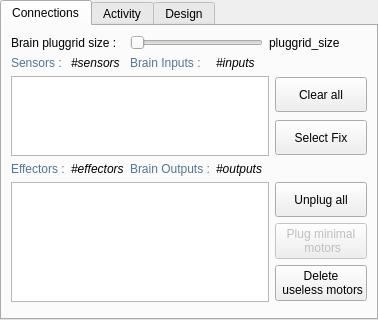
<?xml version="1.0" encoding="UTF-8"?>
<ui version="4.0">
 <class>BrainPropertiesController</class>
 <widget class="QWidget" name="BrainPropertiesController">
  <property name="geometry">
   <rect>
    <x>0</x>
    <y>0</y>
    <width>361</width>
    <height>320</height>
   </rect>
  </property>
  <property name="windowTitle">
   <string>Form</string>
  </property>
  <layout class="QGridLayout" name="gridLayout">
   <property name="margin">
    <number>0</number>
   </property>
   <item row="0" column="0">
    <widget class="QTabWidget" name="tabWidget">
     <property name="maximumSize">
      <size>
       <width>16777215</width>
       <height>320</height>
      </size>
     </property>
     <property name="currentIndex">
      <number>0</number>
     </property>
     <widget class="QWidget" name="tabInOut">
      <attribute name="icon">
       <iconset resource="../../../ressources/ressources.qrc">
        <normaloff>:/img/icons/brain_connections</normaloff>:/img/icons/brain_connections</iconset>
      </attribute>
      <attribute name="title">
       <string>Connections</string>
      </attribute>
      <layout class="QGridLayout" name="gridLayout_3">
       <item row="1" column="1">
        <widget class="QLabel" name="label_4">
         <property name="styleSheet">
          <string notr="true">color: rgb(81, 119, 145);</string>
         </property>
         <property name="text">
          <string>Sensors :</string>
         </property>
        </widget>
       </item>
       <item row="1" column="2">
        <widget class="QLabel" name="lNbrSensors">
         <property name="font">
          <font>
           <italic>true</italic>
          </font>
         </property>
         <property name="text">
          <string>#sensors</string>
         </property>
        </widget>
       </item>
       <item row="2" column="1" rowspan="2" colspan="5">
        <widget class="QListWidget" name="lwSensors">
         <property name="minimumSize">
          <size>
           <width>0</width>
           <height>80</height>
          </size>
         </property>
         <property name="whatsThis">
          <string>&lt;!DOCTYPE HTML PUBLIC &quot;-//W3C//DTD HTML 4.0//EN&quot; &quot;http://www.w3.org/TR/REC-html40/strict.dtd&quot;&gt;
&lt;html&gt;&lt;head&gt;&lt;meta name=&quot;qrichtext&quot; content=&quot;1&quot; /&gt;&lt;style type=&quot;text/css&quot;&gt;
p, li { white-space: pre-wrap; }
&lt;/style&gt;&lt;/head&gt;&lt;body style=&quot; font-family:'MS Shell Dlg 2'; font-size:8.25pt; font-weight:400; font-style:normal;&quot;&gt;
&lt;p style=&quot; margin-top:0px; margin-bottom:0px; margin-left:0px; margin-right:0px; -qt-block-indent:0; text-indent:0px;&quot;&gt;&lt;span style=&quot; font-weight:600;&quot;&gt;All sensors list&lt;/span&gt;&lt;/p&gt;
&lt;p style=&quot;-qt-paragraph-type:empty; margin-top:0px; margin-bottom:0px; margin-left:0px; margin-right:0px; -qt-block-indent:0; text-indent:0px;&quot;&gt;&lt;/p&gt;
&lt;p style=&quot; margin-top:0px; margin-bottom:0px; margin-left:0px; margin-right:0px; -qt-block-indent:0; text-indent:0px;&quot;&gt;This list shows you all sensors of the selected entity&lt;/p&gt;&lt;/body&gt;&lt;/html&gt;</string>
         </property>
        </widget>
       </item>
       <item row="2" column="6">
        <widget class="QPushButton" name="pbClearSensors">
         <property name="enabled">
          <bool>true</bool>
         </property>
         <property name="minimumSize">
          <size>
           <width>0</width>
           <height>35</height>
          </size>
         </property>
         <property name="whatsThis">
          <string>&lt;!DOCTYPE HTML PUBLIC &quot;-//W3C//DTD HTML 4.0//EN&quot; &quot;http://www.w3.org/TR/REC-html40/strict.dtd&quot;&gt;
&lt;html&gt;&lt;head&gt;&lt;meta name=&quot;qrichtext&quot; content=&quot;1&quot; /&gt;&lt;style type=&quot;text/css&quot;&gt;
p, li { white-space: pre-wrap; }
&lt;/style&gt;&lt;/head&gt;&lt;body style=&quot; font-family:'MS Shell Dlg 2'; font-size:8.25pt; font-weight:400; font-style:normal;&quot;&gt;
&lt;p style=&quot; margin-top:0px; margin-bottom:0px; margin-left:0px; margin-right:0px; -qt-block-indent:0; text-indent:0px;&quot;&gt;&lt;span style=&quot; font-size:8pt; font-weight:600;&quot;&gt;Delete all sensors of the entity&lt;/span&gt;&lt;/p&gt;
&lt;p style=&quot;-qt-paragraph-type:empty; margin-top:0px; margin-bottom:0px; margin-left:0px; margin-right:0px; -qt-block-indent:0; text-indent:0px; font-size:8pt;&quot;&gt;&lt;/p&gt;
&lt;p style=&quot; margin-top:0px; margin-bottom:0px; margin-left:0px; margin-right:0px; -qt-block-indent:0; text-indent:0px;&quot;&gt;&lt;span style=&quot; font-size:8pt;&quot;&gt;Then, the activity of the brain will be null.&lt;/span&gt;&lt;/p&gt;&lt;/body&gt;&lt;/html&gt;</string>
         </property>
         <property name="text">
          <string>Clear all</string>
         </property>
        </widget>
       </item>
       <item row="3" column="6">
        <widget class="QPushButton" name="pbSelectFixation">
         <property name="minimumSize">
          <size>
           <width>0</width>
           <height>35</height>
          </size>
         </property>
         <property name="whatsThis">
          <string>&lt;!DOCTYPE HTML PUBLIC &quot;-//W3C//DTD HTML 4.0//EN&quot; &quot;http://www.w3.org/TR/REC-html40/strict.dtd&quot;&gt;
&lt;html&gt;&lt;head&gt;&lt;meta name=&quot;qrichtext&quot; content=&quot;1&quot; /&gt;&lt;style type=&quot;text/css&quot;&gt;
p, li { white-space: pre-wrap; }
&lt;/style&gt;&lt;/head&gt;&lt;body style=&quot; font-family:'MS Shell Dlg 2'; font-size:8.25pt; font-weight:400; font-style:normal;&quot;&gt;
&lt;p style=&quot; margin-top:0px; margin-bottom:0px; margin-left:0px; margin-right:0px; -qt-block-indent:0; text-indent:0px;&quot;&gt;&lt;span style=&quot; font-weight:600;&quot;&gt;Select the selected fixation in the list&lt;/span&gt;&lt;/p&gt;
&lt;p style=&quot;-qt-paragraph-type:empty; margin-top:0px; margin-bottom:0px; margin-left:0px; margin-right:0px; -qt-block-indent:0; text-indent:0px; font-weight:600;&quot;&gt;&lt;/p&gt;
&lt;p style=&quot; margin-top:0px; margin-bottom:0px; margin-left:0px; margin-right:0px; -qt-block-indent:0; text-indent:0px;&quot;&gt;Then, you can edit it.&lt;/p&gt;&lt;/body&gt;&lt;/html&gt;</string>
         </property>
         <property name="text">
          <string>Select Fix</string>
         </property>
        </widget>
       </item>
       <item row="4" column="1">
        <widget class="QLabel" name="label_6">
         <property name="styleSheet">
          <string notr="true">color: rgb(81, 119, 145);</string>
         </property>
         <property name="text">
          <string>Effectors :</string>
         </property>
        </widget>
       </item>
       <item row="5" column="1" colspan="5">
        <widget class="QListWidget" name="lwEffectors">
         <property name="sizePolicy">
          <sizepolicy hsizetype="Expanding" vsizetype="Fixed">
           <horstretch>0</horstretch>
           <verstretch>0</verstretch>
          </sizepolicy>
         </property>
         <property name="maximumSize">
          <size>
           <width>16777215</width>
           <height>120</height>
          </size>
         </property>
         <property name="whatsThis">
          <string>&lt;!DOCTYPE HTML PUBLIC &quot;-//W3C//DTD HTML 4.0//EN&quot; &quot;http://www.w3.org/TR/REC-html40/strict.dtd&quot;&gt;
&lt;html&gt;&lt;head&gt;&lt;meta name=&quot;qrichtext&quot; content=&quot;1&quot; /&gt;&lt;style type=&quot;text/css&quot;&gt;
p, li { white-space: pre-wrap; }
&lt;/style&gt;&lt;/head&gt;&lt;body style=&quot; font-family:'MS Shell Dlg 2'; font-size:8.25pt; font-weight:400; font-style:normal;&quot;&gt;
&lt;p style=&quot; margin-top:0px; margin-bottom:0px; margin-left:0px; margin-right:0px; -qt-block-indent:0; text-indent:0px;&quot;&gt;&lt;span style=&quot; font-weight:600;&quot;&gt;All effectors list&lt;/span&gt;&lt;/p&gt;
&lt;p style=&quot;-qt-paragraph-type:empty; margin-top:0px; margin-bottom:0px; margin-left:0px; margin-right:0px; -qt-block-indent:0; text-indent:0px;&quot;&gt;&lt;/p&gt;
&lt;p style=&quot; margin-top:0px; margin-bottom:0px; margin-left:0px; margin-right:0px; -qt-block-indent:0; text-indent:0px;&quot;&gt;This list shows you all effectors of the selected entity&lt;/p&gt;&lt;/body&gt;&lt;/html&gt;</string>
         </property>
        </widget>
       </item>
       <item row="4" column="2">
        <widget class="QLabel" name="lNbrEffectors">
         <property name="font">
          <font>
           <italic>true</italic>
          </font>
         </property>
         <property name="text">
          <string>#effectors</string>
         </property>
        </widget>
       </item>
       <item row="1" column="3">
        <widget class="QLabel" name="label_5">
         <property name="styleSheet">
          <string notr="true">color: rgb(81, 119, 145);</string>
         </property>
         <property name="text">
          <string>Brain Inputs : </string>
         </property>
        </widget>
       </item>
       <item row="4" column="3">
        <widget class="QLabel" name="label_7">
         <property name="styleSheet">
          <string notr="true">color: rgb(81, 119, 145);</string>
         </property>
         <property name="text">
          <string>Brain Outputs :</string>
         </property>
        </widget>
       </item>
       <item row="1" column="4">
        <widget class="QLabel" name="lNbrBrainInputs">
         <property name="font">
          <font>
           <italic>true</italic>
          </font>
         </property>
         <property name="text">
          <string>#inputs</string>
         </property>
        </widget>
       </item>
       <item row="4" column="4">
        <widget class="QLabel" name="lNbrBrainOutputs">
         <property name="font">
          <font>
           <italic>true</italic>
          </font>
         </property>
         <property name="text">
          <string>#outputs</string>
         </property>
        </widget>
       </item>
       <item row="5" column="6">
        <layout class="QVBoxLayout" name="verticalLayout_4">
         <property name="sizeConstraint">
          <enum>QLayout::SetMinimumSize</enum>
         </property>
         <item>
          <widget class="QPushButton" name="pbClearEffectors">
           <property name="enabled">
            <bool>true</bool>
           </property>
           <property name="minimumSize">
            <size>
             <width>0</width>
             <height>35</height>
            </size>
           </property>
           <property name="whatsThis">
            <string>&lt;!DOCTYPE HTML PUBLIC &quot;-//W3C//DTD HTML 4.0//EN&quot; &quot;http://www.w3.org/TR/REC-html40/strict.dtd&quot;&gt;
&lt;html&gt;&lt;head&gt;&lt;meta name=&quot;qrichtext&quot; content=&quot;1&quot; /&gt;&lt;style type=&quot;text/css&quot;&gt;
p, li { white-space: pre-wrap; }
&lt;/style&gt;&lt;/head&gt;&lt;body style=&quot; font-family:'MS Shell Dlg 2'; font-size:8.25pt; font-weight:400; font-style:normal;&quot;&gt;
&lt;p style=&quot; margin-top:0px; margin-bottom:0px; margin-left:0px; margin-right:0px; -qt-block-indent:0; text-indent:0px;&quot;&gt;&lt;span style=&quot; font-weight:600;&quot;&gt;Unplug all outputs&lt;/span&gt;&lt;/p&gt;
&lt;p style=&quot;-qt-paragraph-type:empty; margin-top:0px; margin-bottom:0px; margin-left:0px; margin-right:0px; -qt-block-indent:0; text-indent:0px; font-weight:600;&quot;&gt;&lt;/p&gt;
&lt;p style=&quot; margin-top:0px; margin-bottom:0px; margin-left:0px; margin-right:0px; -qt-block-indent:0; text-indent:0px;&quot;&gt;Clear all outputs.&lt;/p&gt;&lt;/body&gt;&lt;/html&gt;</string>
           </property>
           <property name="text">
            <string>Unplug all</string>
           </property>
          </widget>
         </item>
         <item>
          <widget class="QPushButton" name="pbPlugMinimalMotors">
           <property name="enabled">
            <bool>false</bool>
           </property>
           <property name="minimumSize">
            <size>
             <width>0</width>
             <height>35</height>
            </size>
           </property>
           <property name="text">
            <string>Plug minimal 
 motors</string>
           </property>
          </widget>
         </item>
         <item>
          <widget class="QPushButton" name="pbMinimalOuts">
           <property name="enabled">
            <bool>true</bool>
           </property>
           <property name="minimumSize">
            <size>
             <width>0</width>
             <height>35</height>
            </size>
           </property>
           <property name="whatsThis">
            <string>&lt;!DOCTYPE HTML PUBLIC &quot;-//W3C//DTD HTML 4.0//EN&quot; &quot;http://www.w3.org/TR/REC-html40/strict.dtd&quot;&gt;
&lt;html&gt;&lt;head&gt;&lt;meta name=&quot;qrichtext&quot; content=&quot;1&quot; /&gt;&lt;style type=&quot;text/css&quot;&gt;
p, li { white-space: pre-wrap; }
&lt;/style&gt;&lt;/head&gt;&lt;body style=&quot; font-family:'MS Shell Dlg 2'; font-size:8.25pt; font-weight:400; font-style:normal;&quot;&gt;
&lt;p style=&quot; margin-top:0px; margin-bottom:0px; margin-left:0px; margin-right:0px; -qt-block-indent:0; text-indent:0px;&quot;&gt;&lt;span style=&quot; font-size:8pt; font-weight:600;&quot;&gt;Used to clear all useless motors of the entity&lt;/span&gt;&lt;/p&gt;
&lt;p style=&quot;-qt-paragraph-type:empty; margin-top:0px; margin-bottom:0px; margin-left:0px; margin-right:0px; -qt-block-indent:0; text-indent:0px; font-size:8pt;&quot;&gt;&lt;/p&gt;
&lt;p style=&quot; margin-top:0px; margin-bottom:0px; margin-left:0px; margin-right:0px; -qt-block-indent:0; text-indent:0px;&quot;&gt;&lt;span style=&quot; font-size:8pt;&quot;&gt;A &amp;quot;motor effector&amp;quot; without free angular degrees (lower limits = upper limits) is useless. By clearing all useless motors, you avoid to compute brain outputs and thus you can gain a lot of performance.&lt;/span&gt;&lt;/p&gt;&lt;/body&gt;&lt;/html&gt;</string>
           </property>
           <property name="text">
            <string>Delete 
 useless motors</string>
           </property>
          </widget>
         </item>
        </layout>
       </item>
       <item row="0" column="1" colspan="2">
        <widget class="QLabel" name="label_12">
         <property name="text">
          <string>Brain pluggrid size : </string>
         </property>
        </widget>
       </item>
       <item row="0" column="3" colspan="2">
        <widget class="QSlider" name="sBrainPluggridSize">
         <property name="minimum">
          <number>1</number>
         </property>
         <property name="maximum">
          <number>64</number>
         </property>
         <property name="orientation">
          <enum>Qt::Horizontal</enum>
         </property>
        </widget>
       </item>
       <item row="0" column="5" colspan="2">
        <widget class="QLabel" name="lBrainPluggridSize">
         <property name="text">
          <string>pluggrid_size</string>
         </property>
        </widget>
       </item>
       <item row="12" column="1">
        <spacer name="verticalSpacer_3">
         <property name="orientation">
          <enum>Qt::Vertical</enum>
         </property>
         <property name="sizeHint" stdset="0">
          <size>
           <width>20</width>
           <height>40</height>
          </size>
         </property>
        </spacer>
       </item>
      </layout>
     </widget>
     <widget class="QWidget" name="tabBrain">
      <attribute name="icon">
       <iconset resource="../../../ressources/ressources.qrc">
        <normaloff>:/img/icons/brain_activity</normaloff>:/img/icons/brain_activity</iconset>
      </attribute>
      <attribute name="title">
       <string>Activity</string>
      </attribute>
     </widget>
     <widget class="QWidget" name="tabBrainStruct">
      <attribute name="icon">
       <iconset resource="../../../ressources/ressources.qrc">
        <normaloff>:/img/icons/brain</normaloff>:/img/icons/brain</iconset>
      </attribute>
      <attribute name="title">
       <string>Design</string>
      </attribute>
     </widget>
    </widget>
   </item>
  </layout>
 </widget>
 <resources>
  <include location="../../../ressources/ressources.qrc"/>
 </resources>
 <connections/>
</ui>
